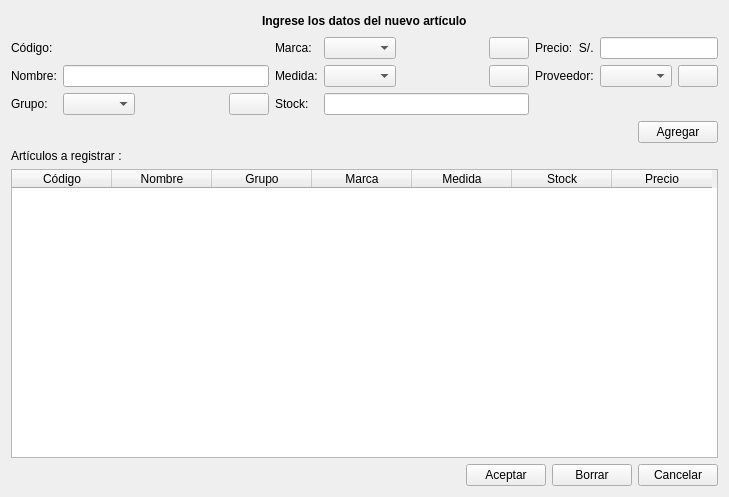
<?xml version="1.0" encoding="UTF-8"?>
<ui version="4.0">
 <class>ui_new_articulo</class>
 <widget class="QWidget" name="ui_new_articulo">
  <property name="windowModality">
   <enum>Qt::ApplicationModal</enum>
  </property>
  <property name="geometry">
   <rect>
    <x>0</x>
    <y>0</y>
    <width>729</width>
    <height>497</height>
   </rect>
  </property>
  <property name="windowTitle">
   <string>Nuevo Artículo</string>
  </property>
  <layout class="QGridLayout" name="gridLayout_2">
   <item row="0" column="0">
    <layout class="QHBoxLayout" name="horizontalLayout">
     <item>
      <spacer name="horizontalSpacer">
       <property name="orientation">
        <enum>Qt::Horizontal</enum>
       </property>
       <property name="sizeHint" stdset="0">
        <size>
         <width>40</width>
         <height>20</height>
        </size>
       </property>
      </spacer>
     </item>
     <item>
      <widget class="QLabel" name="label">
       <property name="font">
        <font>
         <weight>75</weight>
         <bold>true</bold>
        </font>
       </property>
       <property name="text">
        <string>Ingrese los datos del nuevo artículo</string>
       </property>
      </widget>
     </item>
     <item>
      <spacer name="horizontalSpacer_2">
       <property name="orientation">
        <enum>Qt::Horizontal</enum>
       </property>
       <property name="sizeHint" stdset="0">
        <size>
         <width>40</width>
         <height>20</height>
        </size>
       </property>
      </spacer>
     </item>
    </layout>
   </item>
   <item row="1" column="0">
    <layout class="QGridLayout" name="gridLayout">
     <item row="0" column="0">
      <widget class="QLabel" name="l_codigo_2">
       <property name="text">
        <string>Código:</string>
       </property>
      </widget>
     </item>
     <item row="0" column="1" colspan="3">
      <widget class="QLabel" name="l_codigoop">
       <property name="text">
        <string/>
       </property>
      </widget>
     </item>
     <item row="0" column="4">
      <widget class="QLabel" name="l_marca_2">
       <property name="text">
        <string>Marca:</string>
       </property>
      </widget>
     </item>
     <item row="0" column="5">
      <widget class="QComboBox" name="cb_marca"/>
     </item>
     <item row="0" column="7">
      <widget class="QPushButton" name="btn_add_marca">
       <property name="text">
        <string/>
       </property>
      </widget>
     </item>
     <item row="0" column="8">
      <widget class="QLabel" name="l_precio_2">
       <property name="text">
        <string>Precio:  S/.</string>
       </property>
      </widget>
     </item>
     <item row="0" column="9" colspan="2">
      <widget class="QLineEdit" name="le_precio_2"/>
     </item>
     <item row="1" column="0">
      <widget class="QLabel" name="l_nombre_2">
       <property name="text">
        <string>Nombre:</string>
       </property>
      </widget>
     </item>
     <item row="1" column="1" colspan="3">
      <widget class="QLineEdit" name="le_nombre_2"/>
     </item>
     <item row="1" column="4">
      <widget class="QLabel" name="l_medida_2">
       <property name="text">
        <string>Medida:</string>
       </property>
      </widget>
     </item>
     <item row="1" column="5">
      <widget class="QComboBox" name="cb_medida"/>
     </item>
     <item row="1" column="7">
      <widget class="QPushButton" name="btn_add_medida">
       <property name="text">
        <string/>
       </property>
      </widget>
     </item>
     <item row="1" column="8">
      <widget class="QLabel" name="label_2">
       <property name="text">
        <string>Proveedor:</string>
       </property>
      </widget>
     </item>
     <item row="1" column="9">
      <widget class="QComboBox" name="cb_proveedor"/>
     </item>
     <item row="1" column="10">
      <widget class="QPushButton" name="btn_add_proveedor">
       <property name="text">
        <string/>
       </property>
      </widget>
     </item>
     <item row="2" column="0">
      <widget class="QLabel" name="l_grupo_2">
       <property name="text">
        <string>Grupo:</string>
       </property>
      </widget>
     </item>
     <item row="2" column="1">
      <widget class="QComboBox" name="cb_grupo"/>
     </item>
     <item row="2" column="3">
      <widget class="QPushButton" name="btn_add_grupo">
       <property name="text">
        <string/>
       </property>
      </widget>
     </item>
     <item row="2" column="4">
      <widget class="QLabel" name="l_stock_2">
       <property name="text">
        <string>Stock:</string>
       </property>
      </widget>
     </item>
     <item row="2" column="5" colspan="3">
      <widget class="QLineEdit" name="le_stock_2"/>
     </item>
     <item row="2" column="2">
      <spacer name="horizontalSpacer_5">
       <property name="orientation">
        <enum>Qt::Horizontal</enum>
       </property>
       <property name="sizeHint" stdset="0">
        <size>
         <width>40</width>
         <height>20</height>
        </size>
       </property>
      </spacer>
     </item>
     <item row="0" column="6">
      <spacer name="horizontalSpacer_6">
       <property name="orientation">
        <enum>Qt::Horizontal</enum>
       </property>
       <property name="sizeHint" stdset="0">
        <size>
         <width>40</width>
         <height>20</height>
        </size>
       </property>
      </spacer>
     </item>
    </layout>
   </item>
   <item row="2" column="0">
    <layout class="QHBoxLayout" name="horizontalLayout_2">
     <item>
      <spacer name="horizontalSpacer_3">
       <property name="orientation">
        <enum>Qt::Horizontal</enum>
       </property>
       <property name="sizeHint" stdset="0">
        <size>
         <width>378</width>
         <height>20</height>
        </size>
       </property>
      </spacer>
     </item>
     <item>
      <widget class="QPushButton" name="pushButton_agregar">
       <property name="text">
        <string>Agregar</string>
       </property>
      </widget>
     </item>
    </layout>
   </item>
   <item row="3" column="0">
    <layout class="QVBoxLayout" name="verticalLayout">
     <item>
      <widget class="QLabel" name="l_resultado_2">
       <property name="text">
        <string>Artículos a registrar :</string>
       </property>
      </widget>
     </item>
     <item>
      <widget class="QTableWidget" name="tableWidget">
       <property name="editTriggers">
        <set>QAbstractItemView::NoEditTriggers</set>
       </property>
       <column>
        <property name="text">
         <string>Código</string>
        </property>
       </column>
       <column>
        <property name="text">
         <string>Nombre</string>
        </property>
       </column>
       <column>
        <property name="text">
         <string>Grupo</string>
        </property>
       </column>
       <column>
        <property name="text">
         <string>Marca</string>
        </property>
       </column>
       <column>
        <property name="text">
         <string>Medida</string>
        </property>
       </column>
       <column>
        <property name="text">
         <string>Stock</string>
        </property>
       </column>
       <column>
        <property name="text">
         <string>Precio</string>
        </property>
       </column>
      </widget>
     </item>
     <item>
      <layout class="QHBoxLayout" name="horizontalLayout_3">
       <item>
        <spacer name="horizontalSpacer_4">
         <property name="orientation">
          <enum>Qt::Horizontal</enum>
         </property>
         <property name="sizeHint" stdset="0">
          <size>
           <width>40</width>
           <height>20</height>
          </size>
         </property>
        </spacer>
       </item>
       <item>
        <widget class="QPushButton" name="btn_aceptar">
         <property name="text">
          <string>Aceptar</string>
         </property>
         <property name="icon">
          <iconset>
           <normaloff>:/Iconos/Iconos/aceptar.png</normaloff>:/Iconos/Iconos/aceptar.png</iconset>
         </property>
        </widget>
       </item>
       <item>
        <widget class="QPushButton" name="btn_borrar">
         <property name="text">
          <string>Borrar</string>
         </property>
         <property name="icon">
          <iconset resource="Icons.qrc">
           <normaloff>:/Iconos/Iconos/trash.png</normaloff>:/Iconos/Iconos/trash.png</iconset>
         </property>
        </widget>
       </item>
       <item>
        <widget class="QPushButton" name="btn_cancelar">
         <property name="text">
          <string>Cancelar</string>
         </property>
        </widget>
       </item>
      </layout>
     </item>
    </layout>
   </item>
  </layout>
 </widget>
 <tabstops>
  <tabstop>le_nombre_2</tabstop>
  <tabstop>cb_grupo</tabstop>
  <tabstop>cb_marca</tabstop>
  <tabstop>cb_medida</tabstop>
  <tabstop>le_stock_2</tabstop>
  <tabstop>le_precio_2</tabstop>
  <tabstop>cb_proveedor</tabstop>
  <tabstop>pushButton_agregar</tabstop>
  <tabstop>tableWidget</tabstop>
  <tabstop>btn_aceptar</tabstop>
  <tabstop>btn_borrar</tabstop>
  <tabstop>btn_cancelar</tabstop>
  <tabstop>btn_add_grupo</tabstop>
  <tabstop>btn_add_marca</tabstop>
  <tabstop>btn_add_medida</tabstop>
  <tabstop>btn_add_proveedor</tabstop>
 </tabstops>
 <resources>
  <include location="Icons.qrc"/>
 </resources>
 <connections/>
</ui>
